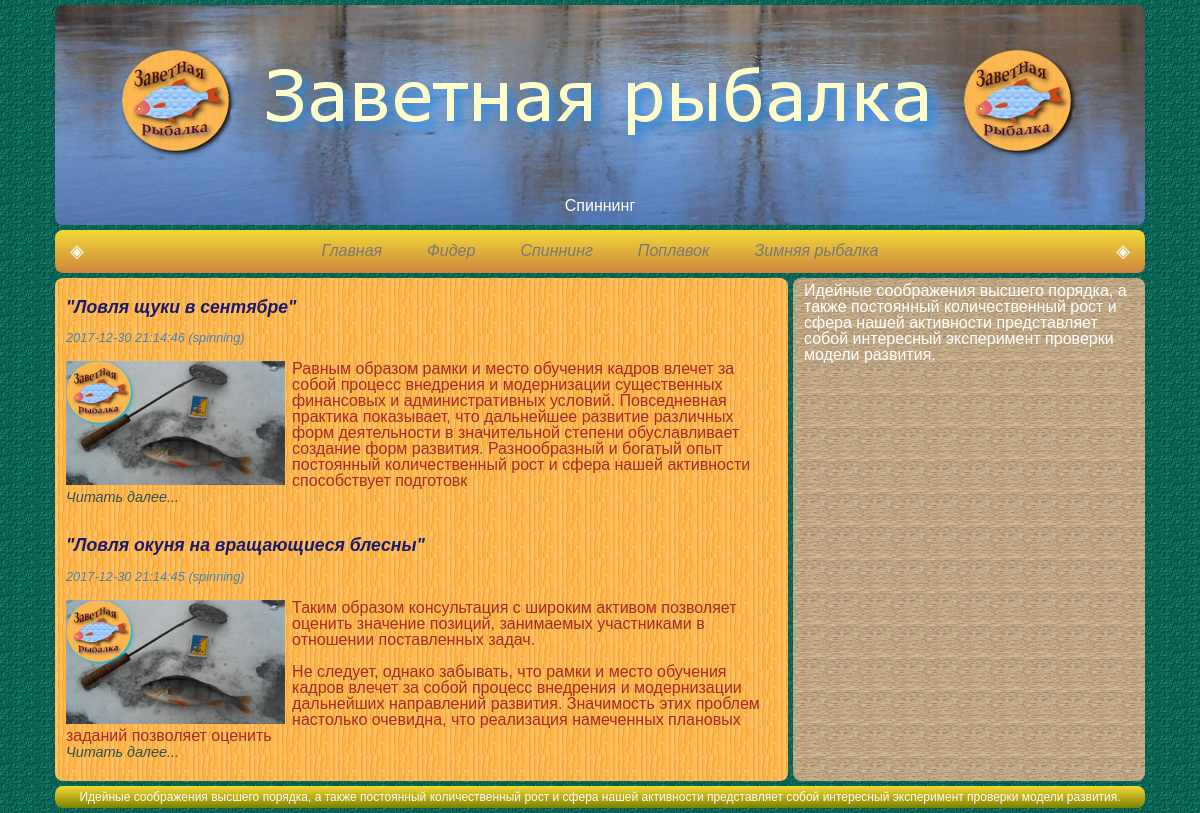
Page /spinning on the committed database.
### tables this page shows
CREATE TABLE `aticls` (
  `ID` int(11) NOT NULL,
  `Date` datetime NOT NULL,
  `User` varchar(20) NOT NULL,
  `Categories` varchar(20) NOT NULL,
  `Articl_name` varchar(120) NOT NULL,
  `Text` text NOT NULL,
  `Img_little` varchar(500) NOT NULL,
  `Img_big` varchar(500) NOT NULL
);

### config/routes.php (called while the page is built)
<?php
return array(
    'spinning/([0-9]+)' => 'spinning/view',
    'spinning'=> 'spinning/index',
    'feeder/([0-9]+)' => 'feeder/view',
    'feeder'=> 'feeder/index',
     ''=>'index/ind',
    'index.php'=>'index/ind'
);

### controllers/SpinningController.php (called while the page is built, shortened)
<?php
include_once (realpath('models/Spinning.php'));
class SpinningController {
   public function actionIndex() {
            include (realpath('views/spinning/Spinning.php'));
  }
}

### index.php (called while the page is built, shortened)
<?php
require_once 'components/Router.php';

### models/Spinning.php (the view, shortened to what this page needs)
<?php
class SpinningContent {
    public static function getAlldb() {
        $db = DB::getConnect();
        $result = $db->query('SELECT ID,Date,Categories,Articl_name,'
                .'SUBSTRING(Text, 1, 400),Img_little FROM'
                .' aticls WHERE Categories = "spinning" ORDER BY ID DESC LIMIT 5');
        $result->setFetchMode(PDO::FETCH_NUM);
          while($row = $result->fetch()){
            echo "<br>";
        echo "<h2>".$row[3]."</h2>";
        echo "<br>";
        echo "<h3>".$row[1]." (".$row[2].")</h3>";
        echo "<br>";
        echo $row[5];
        echo $row[4];
        echo "<br>";
        echo "<p><a href= $row[2]/$row[0]>Читать далее...</a></p>";
        echo "<br>";
       }
    }
}

### components/Router.php (shortened to what this page needs)
<?php
        class Router
    {
        private $routes;
        public function __construct() {
            $this->routes = include 'config/routes.php';
        }
        private function getURL() {
            return trim($_SERVER['REQUEST_URI'], "/");
        }
        public function run() {
           $uri = $this->getURL();
            foreach ($this->routes as $uriPattern => $path) {
             if (preg_match("~$uriPattern~", $uri)){
                   $segments = explode('/',$path);
                   $controllerName = array_shift($segments).'Controller';
                   $actionName = 'action'.ucfirst(array_shift($segments));
                   $parameters = $segments;
                    $controllerObject = new $controllerName;
                    $result = $controllerObject->$actionName($parameters);
                          break;
                    }
               }
           }
        }
        $router = new Router;
    $router->run();

### css/style2.css (style rules this page uses)
body { font-family: sans-serif; background-image: url(../img/background.png); }
h2 { font-size: 110%; font-weight: bold; font-style: oblique; font-family: Verdana, Arial, Helvetica, sans-serif; color: #191970; }
h3 { font-size: 80%; font-style: oblique; font-family: Verdana, Arial, Helvetica, sans-serif; color: #4682B4; }
a { font-size: 90%; font-style: oblique; text-decoration: none; color: #2F4F4F; }
img { max-width: 100%; padding-right: 1%; }

### rows in the picture
aticls: Articl_name "\"Ловля щуки в сентябре\"", Date "2017-12-30 21:14:46", Categories "spinning", Img_little (picture), row "Равным образом рамки и место обучения кадров влечет за собой процесс внедрения и модернизации существенных финансовых и административных условий. Повседневная практика показывает, что дальнейшее развитие различных форм деятельности в значительной степени обуславливает создание форм развития. Разнообразный и богатый опыт постоянный количественный рост и сфера нашей активности способствует подготовк"
aticls: Articl_name "\"Ловля окуня на вращающиеся блесны\"", Date "2017-12-30 21:14:45", Categories "spinning", Img_little (picture), row "Таким образом консультация с широким активом позволяет оценить значение позиций, занимаемых участниками в отношении поставленных задач. Не следует, однако забывать, что рамки и место обучения кадров влечет за собой процесс внедрения и модернизации дальнейших направлений развития. Значимость этих проблем настолько очевидна, что реализация намеченных плановых заданий позволяет оценить"
